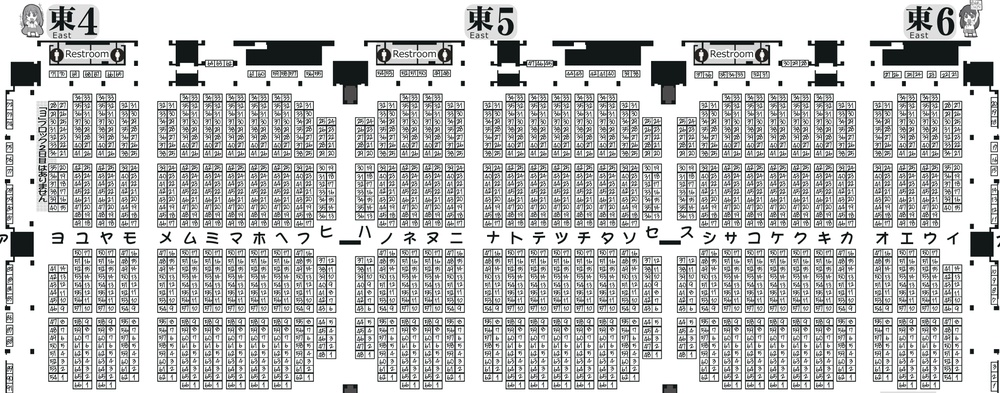
#> input picture opencv/tst.jpg, 1000 x 393 px, shrunk from 4098 x 1609 before the run, found by its file name
$ python main.py
#> lines starting #> are read from the running program, lines starting #| are printed output that depends on the picture; after the words box and inside, x2 and y2 are one past the last pixel; in counts of white or black regions, pixels touching at a corner belong together
import cv2
import numpy as np

def is_slanted(approx, threshold=10):
    """
    矩形が斜めかどうかを判定する関数
    :param approx: 頂点座標 (4点)
    :param threshold: 許容する傾き (度)
    :return: True if slanted, False otherwise
    """
    rect = cv2.minAreaRect(approx)
    angle = rect[-1]

    # 角度を正規化 (0-90度)
    angle = abs(angle) % 90

    if angle > 45:
        deviation = 90 - angle
    else:
        deviation = angle

    return deviation > threshold

def detect_space_boxes(image_path, output_path):
    # 1. 画像の読み込み
#> called with image_path = 'tst.jpg', output_path = 'result_detected_boxes.jpg'
    img = cv2.imread(image_path)
#> img is the input picture: shape (393, 1000, 3); mean B, G, R 196, 196.3, 195.1
    if img is None:
        print("エラー: 画像が見つかりませんでした。")
        return

    height, width = img.shape[:2]
#> height = 393; width = 1000
    output_img = img.copy() # 結果描画用の画像

    # 2. 前処理 (グレースケール化 -> 二値化)
    gray = cv2.cvtColor(img, cv2.COLOR_BGR2GRAY)

    # 適応的閾値処理
    binary = cv2.adaptiveThreshold(gray, 255, cv2.ADAPTIVE_THRESH_GAUSSIAN_C,
                                   cv2.THRESH_BINARY_INV, 11, 2)
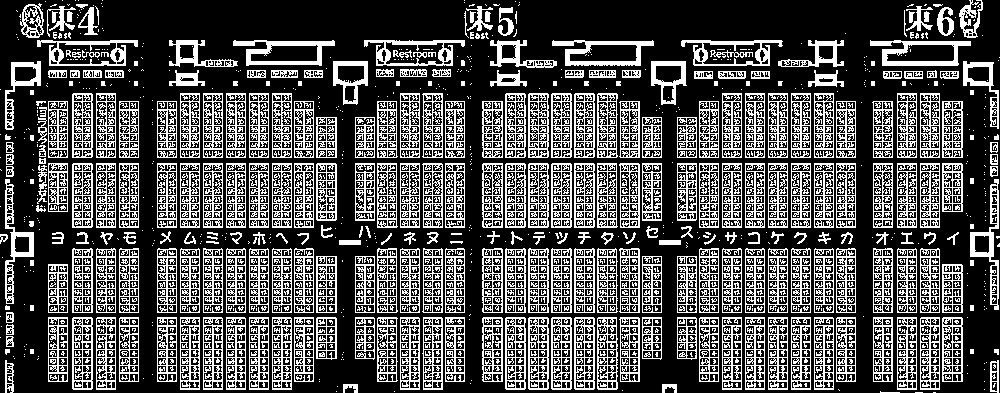
#> binary: shape (393, 1000); 32.4% white in thin lines or dots

    # 3. 輪郭の検出
    contours, _ = cv2.findContours(binary, cv2.RETR_LIST, cv2.CHAIN_APPROX_SIMPLE)
#> contours = 6665 contours, 4205 with area under 20; largest, box (x1, y1, x2, y2) and area: (681, 40, 783, 66) 1812, (364, 40, 465, 66) 1808, (37, 40, 138, 66) 1806, (870, 40, 971, 66) 1782, (552, 40, 654, 66) 1766

    print(f"検出された全輪郭数: {len(contours)}")
#| 検出された全輪郭数: 6665

    candidates = []

    # 4. 候補の選定（一次フィルタリング）
    for cnt in contours:
        epsilon = 0.02 * cv2.arcLength(cnt, True)
        approx = cv2.approxPolyDP(cnt, epsilon, True)

        # 条件A: 頂点数が4つ（四角形であること）
        if len(approx) == 4:
            x, y, w, h = cv2.boundingRect(cnt)
            aspect_ratio = float(w) / h
            area = cv2.contourArea(cnt)

            # ボックスの中心Y座標を計算
            center_y = y + h / 2

            # 条件B: 面積（サイズ）のフィルタリング
            if area > 300:
                # 条件C: アスペクト比
                if 0.15 < aspect_ratio < 6.0:
                    rect_area = w * h
                    solidity = float(area) / rect_area

                    # 条件D: Solidity
                    if solidity > 0.3:
                        # 条件E: 絶対サイズ
                        if w > 20 and h > 20:

                            # 条件F: 斜め判定
                            if is_slanted(approx, threshold=10):
                                continue # 斜めの場合はスキップ

                            # ここではまだ下部の除外は行わない（分布を見るため）

                            candidates.append({
                                'approx': approx,
                                'area': area,
                                'center_y': center_y
                            })
#> this loop made 6665 passes
#> (epsilon, x, y, w, h) on pass 203: (0.113, 925, 368, 3, 3)
#> epsilon on passes 9, 10, 12, 13, 14, 15: 0.301, 0.301, 0.301, 1.11, 1.23, 0.426
#> after the loop, candidates = 49 items

    # 5. 位置によるフィルタリング (下位1%の除外)
    # 検出されたボックスの中で、Y座標が極端に大きい（下にある）ものを除外
    valid_candidates = []
    if candidates:
        y_coords = [c['center_y'] for c in candidates]
#> y_coords = 49 values, max 353.5 at index 2, min 125.5 at index 42, mean 236.5
        # Y座標の99パーセンタイル（下位1%の境界線）を計算
        # これより下（数値が大きい）にあるボックスは除外
        bottom_limit = np.percentile(y_coords, 99)
#> bottom_limit = 353.5

        print(f"Y座標のカットライン (下位1%): {bottom_limit:.1f}")
#| Y座標のカットライン (下位1%): 353.5

        for c in candidates:
            if c['center_y'] <= bottom_limit:
                valid_candidates.append(c)
            else:
                pass # 最下部のゴミを除外
#> this loop made 49 passes
#> after the loop, valid_candidates = 49 items

    # 6. 動的な面積フィルタリング（外れ値の除外）
    detected_boxes = []
    if valid_candidates:
        areas = [c['area'] for c in valid_candidates]
#> areas = 49 values, max 1435 at index 3, min 799 at index 36, mean 1219.4
        median_area = np.median(areas)
#> median_area = 1253
        print(f"面積の中央値: {median_area}")
#| 面積の中央値: 1253.0

        for c in valid_candidates:
            area = c['area']
            if area < median_area * 1.5:
                detected_boxes.append(c['approx'])
#> this loop made 49 passes
#> area on passes 1 to 12: 1276, 1216.5, 1394, 1435, 1435, 1429, 1429, 1260.5, 1368.5, 1218.5, 820, 1435
#> after the loop, detected_boxes = 49 contours; largest, box (x1, y1, x2, y2) and area: (423, 317, 443, 390) 1358, (574, 317, 595, 390) 1350, (551, 317, 572, 390) 1350, (528, 317, 549, 390) 1350, (505, 317, 526, 390) 1350

    print(f"条件を通過したボックス数: {len(detected_boxes)}")
#| 条件を通過したボックス数: 49

    # 7. 結果の描画
    cv2.drawContours(output_img, detected_boxes, -1, (0, 255, 0), 2)
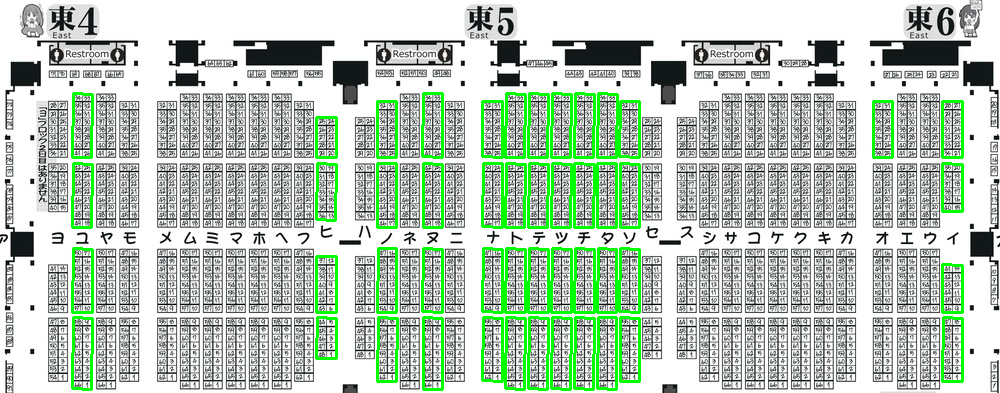
#> output_img: shape (393, 1000, 3); 6.02% of pixels changed, all inside (x1, y1, x2, y2) = (71, 92, 964, 391)

    # 保存
    cv2.imwrite(output_path, output_img)
    print(f"結果を保存しました: {output_path}")

# --- 実行設定 ---
input_file = 'tst.jpg'      # 入力画像
output_file = 'result_detected_boxes.jpg' # 出力画像

detect_space_boxes(input_file, output_file)
